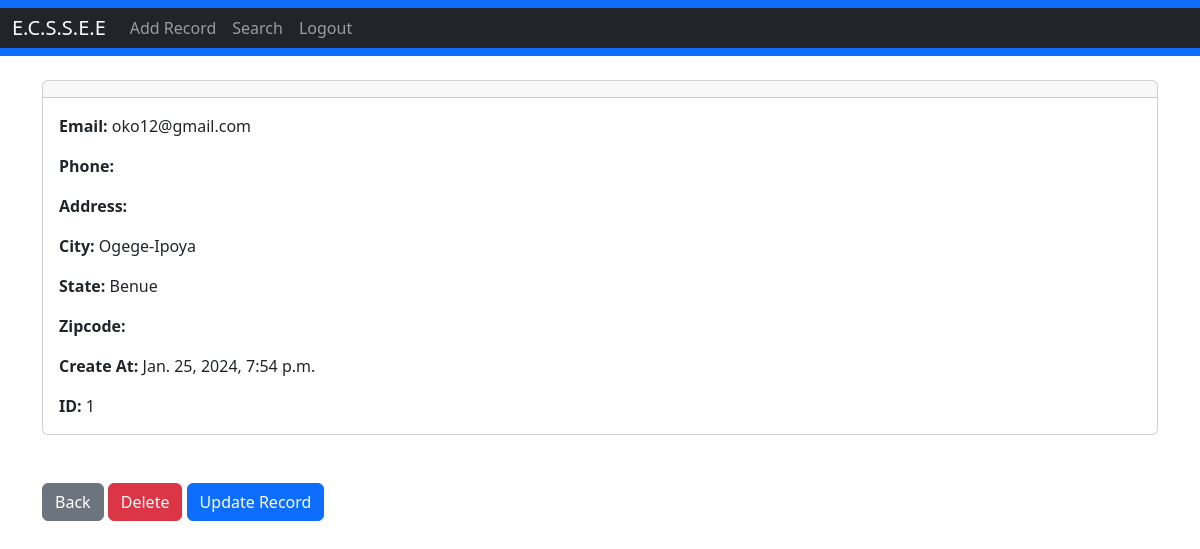
Screenshot of /record/1 (signed in) with the database file from the repository.
### mysite/models.py (models this page shows, shortened)
class Record(models.Model):
	created_at = models.DateTimeField(auto_now_add=True)
	s_name = models.CharField(max_length=50)
	date_of_birth = models.DateField(max_length=30, blank=True)
	sex = models.CharField(max_length=15, blank=True)
	nationality = models.CharField(max_length=30, blank=True)
	state = models.CharField(max_length=20, blank=True)
	l_g_a = models.CharField(max_length=50)
	tribe = models.CharField(max_length=50)
	city = models.CharField(max_length=100)
	religion = models.CharField(max_length=50)
	blood_group = models.CharField(max_length=10)
	guidance_name = models.CharField(max_length=50)
	guidance_occupation = models.CharField(max_length=50)
	guidance_address = models.CharField(max_length=100)
	guidance_phone = models.CharField(max_length=15)
	clas = models.CharField(max_length=50)
	email = models.CharField(max_length=100, blank=True)
	admission_number = models.CharField(max_length=500)

### mysite/views.py (the view)
# urls.py: path('record/<int:pk>', views.customer_record, name='record'),
def customer_record(request, pk):
	if request.user.is_authenticated:
		customer_record = Record.objects.get(id=pk)
		return render(request, 'record.html', {'customer_record':customer_record})
	else:
		messages.success(request, "You Must Be Logged In To View That Page...")
		return redirect('home')

### mysite/templates/record.html (shortened to what this page needs)
{% extends 'base.html' %}
{% block content %}
<div class="card">
  <div class="card-header">
  </div>
  <div class="card-body">
<p class="card-text">
<strong>Email: </strong>{{ customer_record.email }}</p>
<p class="card-text">
<strong>Phone: </strong>{{ customer_record.phone }}
</p>
<p class="card-text">
<strong>Address: </strong>{{ customer_record.address }}</p>
<p class="card-text">
<strong>City: </strong>{{ customer_record.city }}</p>
<p class="card-text">
<strong>State: </strong>{{ customer_record.state }}</p>
<p class="card-text">
<strong>Zipcode: </strong>{{ customer_record.zipcode }}</p>
<p class="card-text">
<strong>Create At: </strong>{{ customer_record.created_at }}</p>
<p class="card-text">
<strong>ID: </strong>{{ customer_record.id }}</p>
  </div>
</div>
<br/><br/>
<a href="{% url 'home' %}" class="btn btn-secondary">Back</a>
<a href="{% url 'delete_record' customer_record.id %}" class="btn btn-danger">Delete</a>
<a href="{% url 'update_record' customer_record.id %}" class="btn btn-primary">Update Record</a>
{% endblock %}

### mysite/templates/base.html (shortened to what this page needs)
<!doctype html>
<html lang="en">
  <head>
    <link href="https://cdn.jsdelivr.net/npm/bootstrap@5.3.0-alpha1/dist/css/bootstrap.min.css" rel="stylesheet">
  </head>
  <body>
    {% include 'navbar.html' %}
    <div class="container">
      <br/>
      {% block content %}
      {% endblock%}
    </div>
  </body>
</html>

### mysite/templates/navbar.html (shortened to what this page needs)
<nav class="navbar navbar-expand-lg navbar-dark bg-primary">
  <div class="container-fluid bg-dark">
    <a class="navbar-brand" href="{% url 'home' %}">E.C.S.S.E.E</a>
    <div class="collapse navbar-collapse" id="navbarSupportedContent">
      <ul class="navbar-nav me-auto mb-2 mb-lg-0">
        {% if user.is_authenticated %}
        <li class="nav-item">
          <a class="nav-link" href="{% url 'add_record' %}">Add Record</a>
        </li>
        <li class="nav-item">
          <a class="nav-link" href="{% url 'search_record' %}">Search</a>
        </li>
        <li class="nav-item">
          <a class="nav-link" href="{% url 'logout' %}">Logout</a>
        </li>
        {% endif %}
      </ul>
    </div>
  </div>
</nav>

### rows the page displays
Record: email "oko12@gmail.com", city "Ogege-Ipoya", state "Benue", created_at "Jan. 25, 2024, 7:54 p.m.", id "1"
